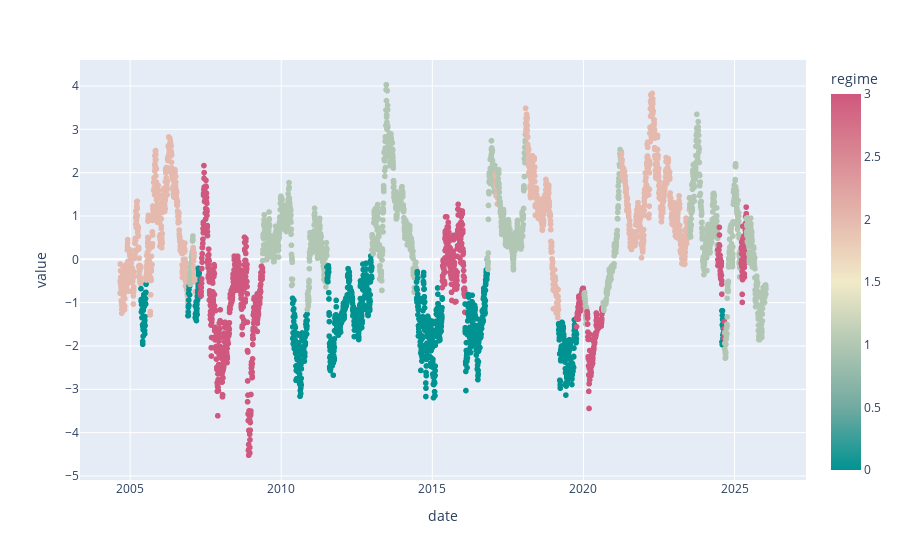

The notebook cell this image was saved under:
### Code cell
import plotly.express as px
px.scatter(df_regimes[["DGS10_level_zscore_252", "regime"]], color="regime", color_continuous_scale="tealrose")

### Figure 1 — Plotly figure (JSON) as saved in the notebook; plotly's stock layout.template omitted (floating-point values rounded to 4 significant figures; data arrays with more than 128 entries replaced by an {"elided": "..."} marker saying what was removed)
{"data": [{"hovertemplate": "date=%{x}<br>value=%{y}<br>regime=%{marker.color}<extra></extra>", "legendgroup": "", "marker": {"color": {"elided": "5356 int values"}, "coloraxis": "coloraxis", "symbol": "circle"}, "mode": "markers", "name": "", "showlegend": false, "type": "scattergl", "x": {"elided": "5356 str values"}, "xaxis": "x", "y": {"elided": "5356 float values"}, "yaxis": "y"}], "layout": {"coloraxis": {"colorbar": {"title": {"text": "regime"}}, "colorscale": [[0, "rgb(0, 147, 146)"], [0.1667, "rgb(114, 170, 161)"], [0.3333, "rgb(177, 199, 179)"], [0.5, "rgb(241, 234, 200)"], [0.6667, "rgb(229, 185, 173)"], [0.8333, "rgb(217, 137, 148)"], [1, "rgb(208, 88, 126)"]]}, "legend": {"tracegroupgap": 0}, "margin": {"t": 60}, "xaxis": {"anchor": "y", "domain": [0, 1], "title": {"text": "date"}}, "yaxis": {"anchor": "x", "domain": [0, 1], "title": {"text": "value"}}}}
